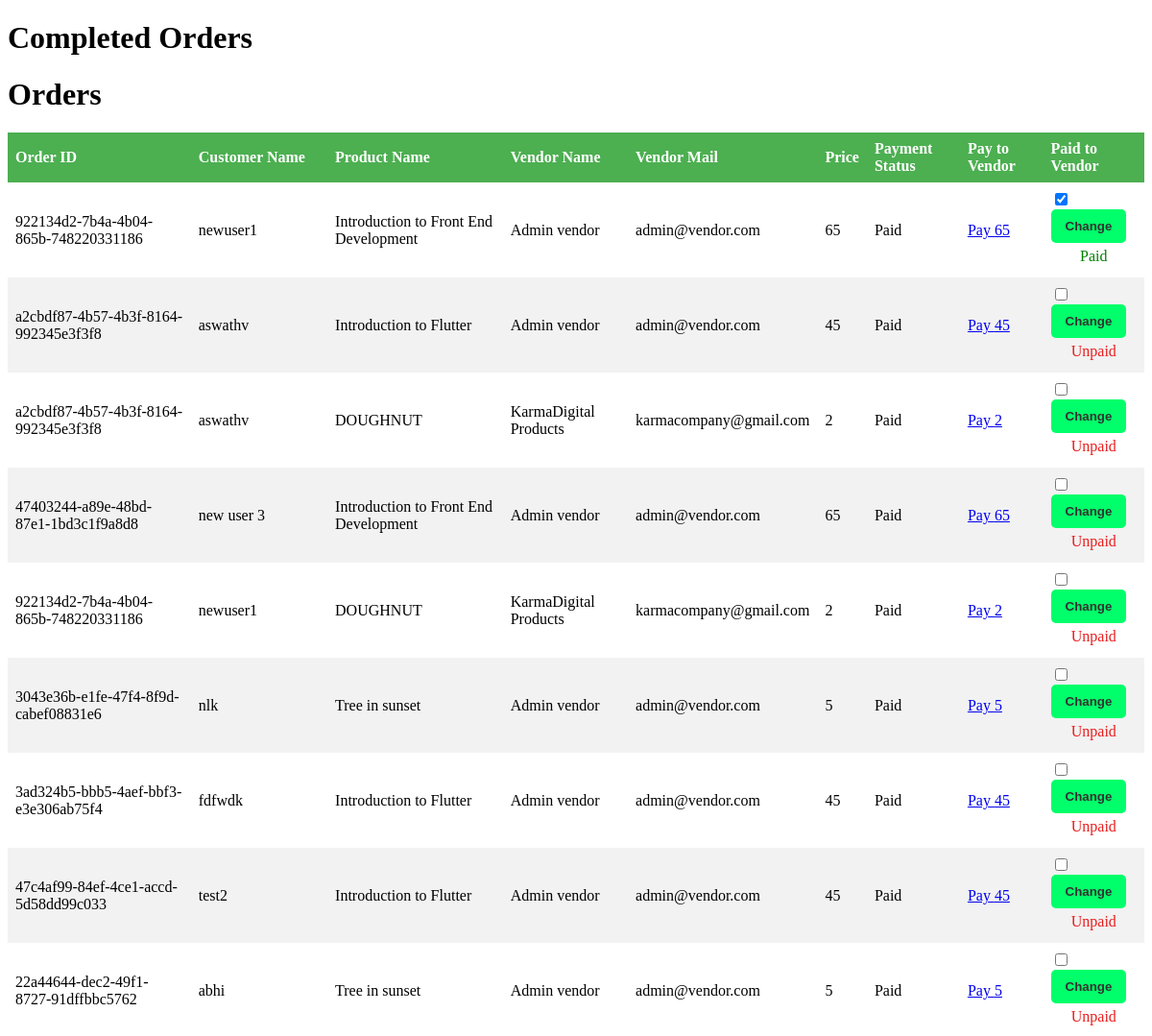
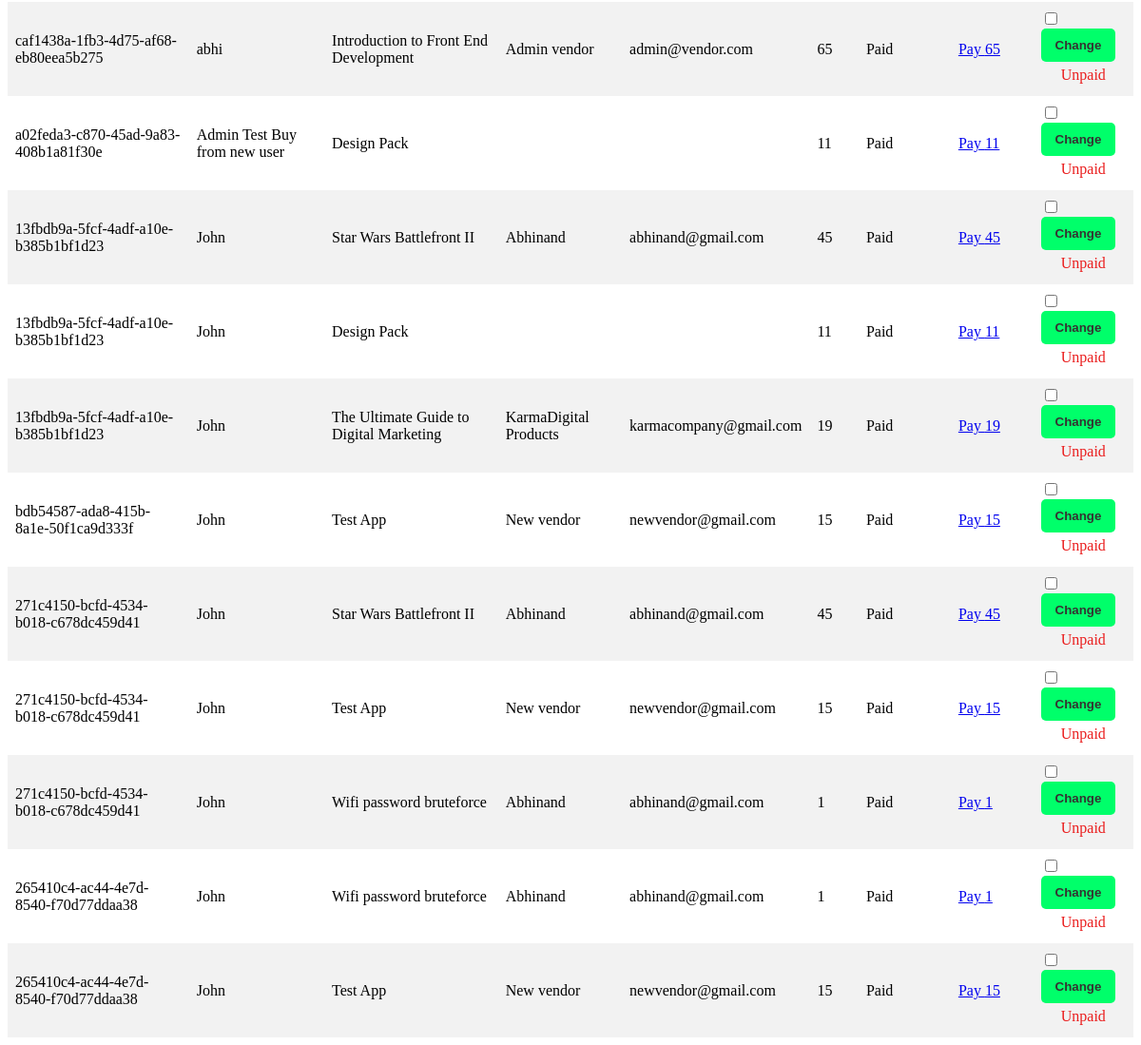
Page /payment-manage-admin/ on the earlier database version (2 pictures, top to bottom).
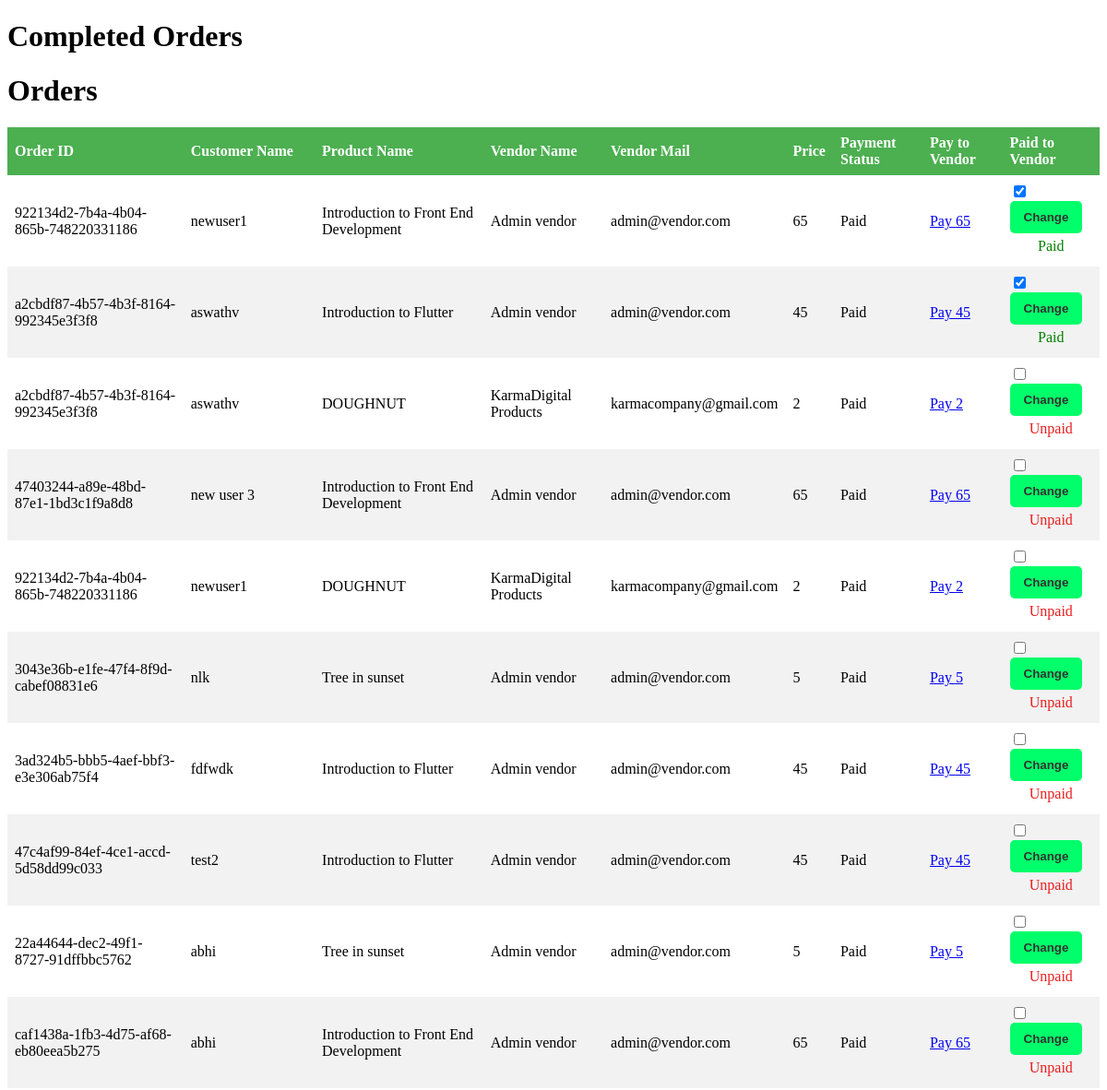
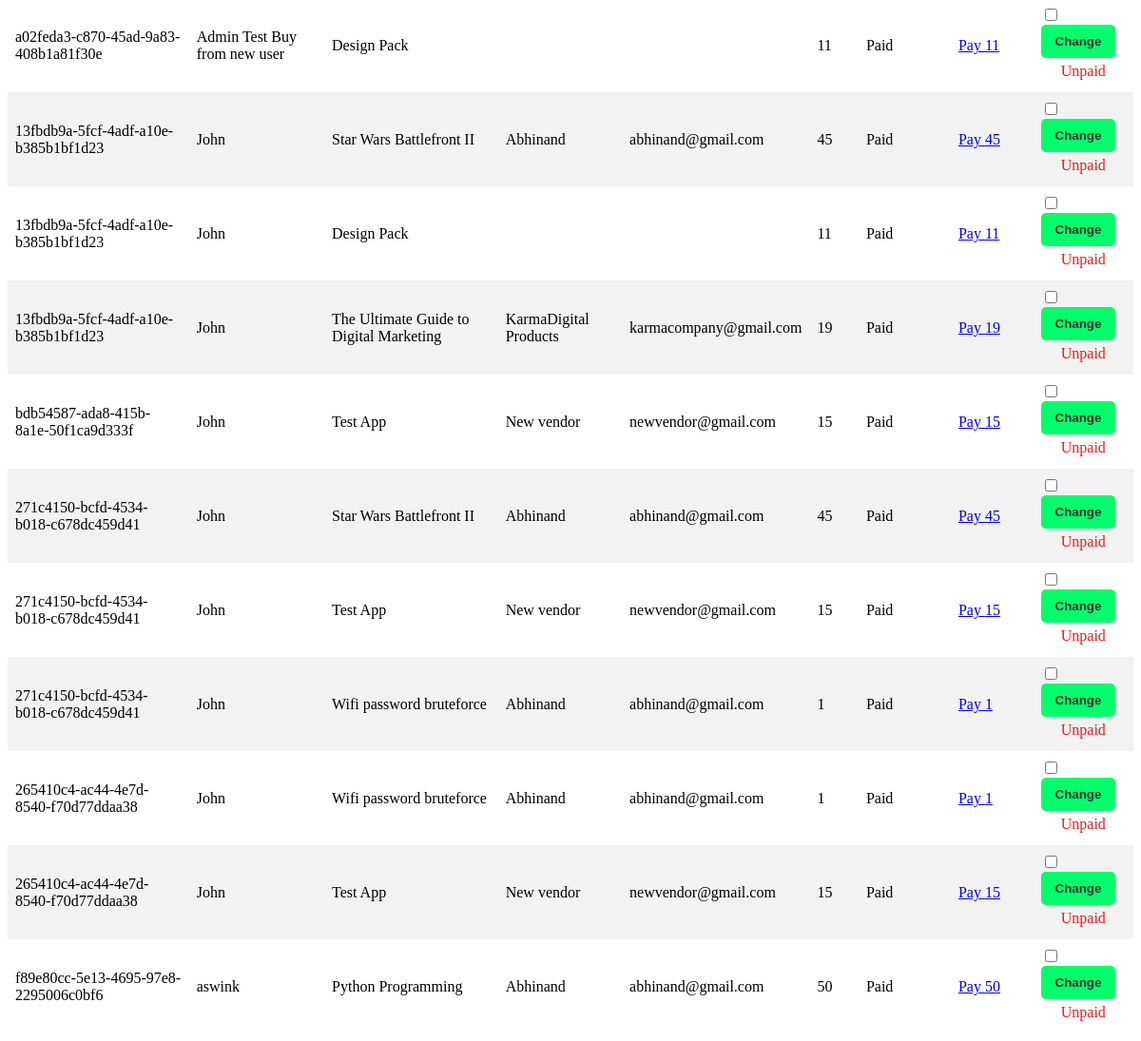
Same page on the later database version (2 pictures, top to bottom).
### store/models.py (models this page shows, shortened)
class OrderItem(models.Model):
    order = models.ForeignKey(Order, related_name='items', on_delete=models.CASCADE)
    product = models.ForeignKey(Product, related_name='items', on_delete=models.CASCADE)
    price = models.IntegerField()
    quantity = models.IntegerField(default=1)
    is_admin_paid_to_vendor = models.BooleanField(default=False, null=True)

class Order(models.Model):
    full_name = models.CharField(max_length=50, null=True)
    email = models.EmailField(max_length=50)
    mobile = models.CharField(max_length=15, null=True, blank=True)
    address = models.TextField(blank=True)
    paid_amount = models.IntegerField(blank=True, null=True)
    is_paid = models.BooleanField(default=False)
    order_id = models.CharField(max_length=255)
    payment_intent = models.CharField(max_length=255, null=True)
    created_by = models.ForeignKey(User, related_name='orders', on_delete=models.SET_NULL, null=True)
    created_at = models.DateTimeField(auto_now_add=True)

class Product(models.Model):
    DRAFT = 'draft'
    WAITING_APPROVAL = 'waitingapproval'
    ACTIVE = 'active'
    DELETEED = 'deleted'
    STATUS_CHOICES = (
        (DRAFT, 'Draft'),
        (WAITING_APPROVAL, 'waitingapproval'),
        (ACTIVE, 'active'),
        (DELETEED,  'deleted')
    )
    user = models.ForeignKey(User, related_name='products', on_delete=models.CASCADE)  #vendor who added product
    category = models.ForeignKey(Category, related_name='products', on_delete=models.CASCADE)
    title = models.CharField(max_length=50)
    digital_product = models.FileField(upload_to='uploads/digital_product/')
    image = models.ImageField(upload_to='uploads/product_images/', null=True)
    video = models.FileField(upload_to='uploads/videos/', null=True)
    slug = models.SlugField(max_length=50)
    description = models.TextField(blank=True)
    price = models.IntegerField()
    discount_price = models.IntegerField(blank=True, null=True) #video_url = models.URLField()  URLField stores a string representing the URL of the video.  <iframe width="560" height="315" src="{{ product.video_url }}" frameborder="0" allowfullscreen></iframe>
    quantity = models.IntegerField(blank=True, null=True)
    sold = models.IntegerField(blank=True, null=True,default=0)
    rating = models.IntegerField(default=0)
    created_at = models.DateTimeField(auto_now_add=True)
    updated_at = models.DateTimeField(auto_now=True)
    status = models.CharField(max_length=20, choices=STATUS_CHOICES, default=ACTIVE)
    class Meta:
        ordering = ('-created_at',)

class Vendor(models.Model):
    ACTIVE = 'active'
    DELETEED = 'deleted'
    STATUS_CHOICES = (
        (ACTIVE, 'active'),
        (DELETEED,  'deleted')
    )
    user = models.ForeignKey(User, related_name='vendors', on_delete=models.CASCADE, default=True)
    no_of_product = models.IntegerField(null=True)
    income = models.IntegerField(null=True)
    joined_in = models.DateTimeField(auto_now_add=True)
    status = models.CharField(max_length=20, choices=STATUS_CHOICES, default=ACTIVE)
    vendor_name = models.CharField(null=True, max_length=255)
    vendor_email = models.EmailField(null=True,max_length=100, unique=True)
    vendor_address = models.CharField(null=True,max_length=255)
    vendor_image = models.ImageField(upload_to='uploads/vendor_images/', blank=True, null=True)

### userprofile/models.py (models this page shows, shortened)
class CustomUser(AbstractUser):
    username = None
    email = models.EmailField(_('email address'), unique=True)
    mobile = models.CharField(max_length=15, null=True, blank= True)
    is_vendor = models.BooleanField(default=False)
    USERNAME_FIELD = 'email'
    REQUIRED_FIELDS = ['mobile']
    objects = CustomUserManager()

### store/views.py (the view)
# urls.py: path('payment-manage-admin/', views.payment_management, name='payment_management'),
def payment_management(request):
    if request.method == 'POST':
        order_id = request.POST.get('order_id')
        order_item = OrderItem.objects.get(id=order_id)
        order_item.is_admin_paid_to_vendor = request.POST.get('is_admin_paid_to_vendor') == 'True'
        order_item.save()
        return redirect('payment_management')
    else:
        orders = OrderItem.objects.all()
        return render(request, 'payment_management.html', {'orders': orders})

### store/context_processors.py (called while the page is built)
def cart(request):  # to make cart globally available context_processord.py used
    return {'cart': Cart(request)}

### store/templates/payment_management.html (shortened to what this page needs)
  <!DOCTYPE html>
  <head>
  </head>
  <body>
    <h1>Completed Orders</h1>
    {% block content %}
      <h1>Orders</h1>
      <table>
        <thead>
          <tr>
            <th>Order ID</th>
            <th>Customer Name</th>
            <th>Product Name</th>
            <th>Vendor Name</th>
            <th>Vendor Mail</th>
            <th>Price</th>
            <th>Payment Status</th>
            <th>Pay to Vendor</th>
            <th>Paid to Vendor</th>
          </tr>
        </thead>
        <tbody>
          {% for order in orders %}
          <tr>
            <td>{{ order.order.order_id }}</td>
            <td>{{ order.order.full_name }}</td>
            <td>{{ order.product.title }}</td>
            <td>{{ order.product.user.vendors.first.vendor_name }}</td>
            <td>{{ order.product.user.vendors.first.vendor_email }}</td>
            <td>{{ order.product.discount_price }}</td>
            <td>{% if order.order.is_paid %}Paid{% else %}Unpaid{% endif %}</td>
            <td><a href="https://buy.stripe.com/test_fZeeVEe2Y7vQ3kI6op"> Pay {{order.product.discount_price}} </a></td>
            <td>
              <form method="post" class="form-check">
                  <input type="checkbox" name="is_admin_paid_to_vendor" class="form-check-input" value="True" {% if order.is_admin_paid_to_vendor %}checked{% endif %}>
                  <button type="submit" class="btn btn-primary">Change</button>
              </form>
              {% if order.is_admin_paid_to_vendor %}
                  <span class="paid">Paid</span>
              {% else %}
                  <span class="unpaid">Unpaid</span>
              {% endif %}
          </td>
        {% endfor %}
        </tbody>
      </table>
    {% endblock %}
  </body>
  </html>

Differences in the rows shown:
changed OrderItem (number 2 of 21 on the later page): is_admin_paid_to_vendor "☐" → "☑"; is_admin_paid_to_vendor "Unpaid" → "Paid"
added OrderItem: order.order_id "f89e80cc-5e13-4695-97e8-2295006c0bf6", order.full_name "aswink", product "Python Programming", product.user.vendors.first.vendor_name "Abhinand", product.user.vendors.first.vendor_email "abhinand@gmail.com", product.discount_price "50", shows "Paid", shows "Unpaid"
